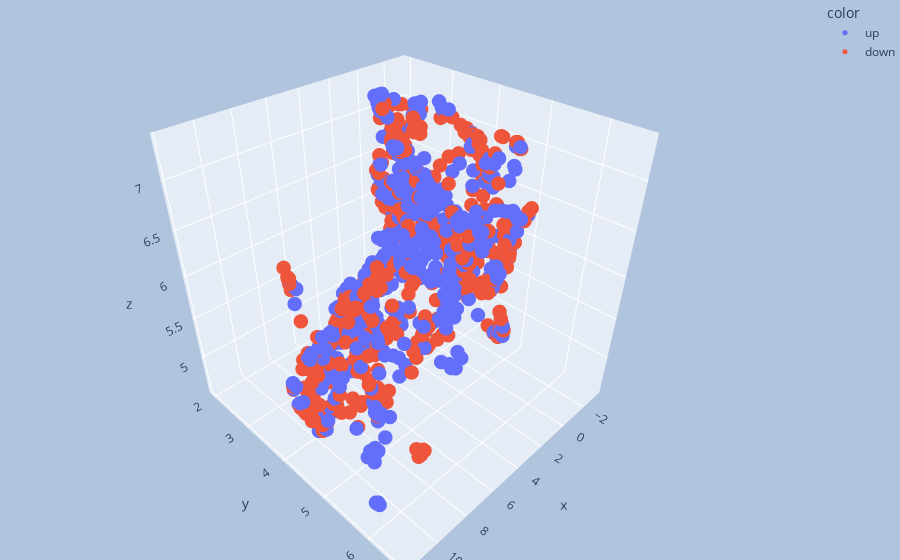

The notebook cell saved with this chart:
### Code cell
data = data_arr
color = label
draw_umap(n_components=3, size = 5, title='UMAP Transformation of Patients')

### Figure 1 — Plotly figure (JSON) as saved in the notebook; plotly's stock layout.template omitted (floating-point values rounded to 4 significant figures; data arrays with more than 128 entries replaced by an {"elided": "..."} marker saying what was removed)
{"data": [{"hovertemplate": "color=up<br>x=%{x}<br>y=%{y}<br>z=%{z}<extra></extra>", "legendgroup": "up", "marker": {"color": "#636efa", "line": {"width": 0}, "size": 5, "symbol": "circle"}, "mode": "markers", "name": "up", "scene": "scene", "showlegend": true, "type": "scatter3d", "x": {"elided": "476 float values"}, "y": {"elided": "476 float values"}, "z": {"elided": "476 float values"}}, {"hovertemplate": "color=down<br>x=%{x}<br>y=%{y}<br>z=%{z}<extra></extra>", "legendgroup": "down", "marker": {"color": "#EF553B", "line": {"width": 0}, "size": 5, "symbol": "circle"}, "mode": "markers", "name": "down", "scene": "scene", "showlegend": true, "type": "scatter3d", "x": {"elided": "423 float values"}, "y": {"elided": "423 float values"}, "z": {"elided": "423 float values"}}], "layout": {"legend": {"title": {"text": "color"}, "tracegroupgap": 0}, "margin": {"b": 0, "l": 0, "r": 0, "t": 0}, "paper_bgcolor": "LightSteelBlue", "scene": {"domain": {"x": [0, 1], "y": [0, 1]}, "xaxis": {"title": {"text": "x"}}, "yaxis": {"title": {"text": "y"}}, "zaxis": {"title": {"text": "z"}}}, "title": {"text": "UMAP Transformation of Patients"}}}
